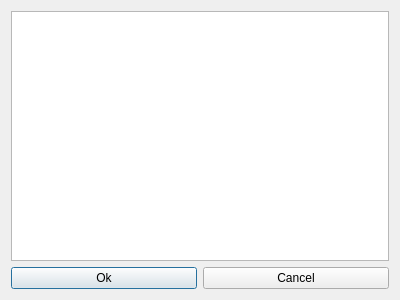
<?xml version="1.0" encoding="UTF-8"?>
<ui version="4.0">
 <class>configuration_chooser_dialog</class>
 <widget class="QDialog" name="configuration_chooser_dialog">
  <property name="geometry">
   <rect>
    <x>0</x>
    <y>0</y>
    <width>400</width>
    <height>300</height>
   </rect>
  </property>
  <property name="windowTitle">
   <string>Dialog</string>
  </property>
  <layout class="QGridLayout" name="gridLayout">
   <item row="0" column="0" colspan="2">
    <widget class="QListView" name="listView_config">
     <property name="enabled">
      <bool>true</bool>
     </property>
     <property name="editTriggers">
      <set>QAbstractItemView::NoEditTriggers</set>
     </property>
     <property name="selectionMode">
      <enum>QAbstractItemView::SingleSelection</enum>
     </property>
    </widget>
   </item>
   <item row="1" column="0">
    <widget class="QPushButton" name="pushButton_ok">
     <property name="text">
      <string>Ok</string>
     </property>
    </widget>
   </item>
   <item row="1" column="1">
    <widget class="QPushButton" name="pushButton_cancel">
     <property name="text">
      <string>Cancel</string>
     </property>
    </widget>
   </item>
  </layout>
 </widget>
 <resources/>
 <connections/>
</ui>
